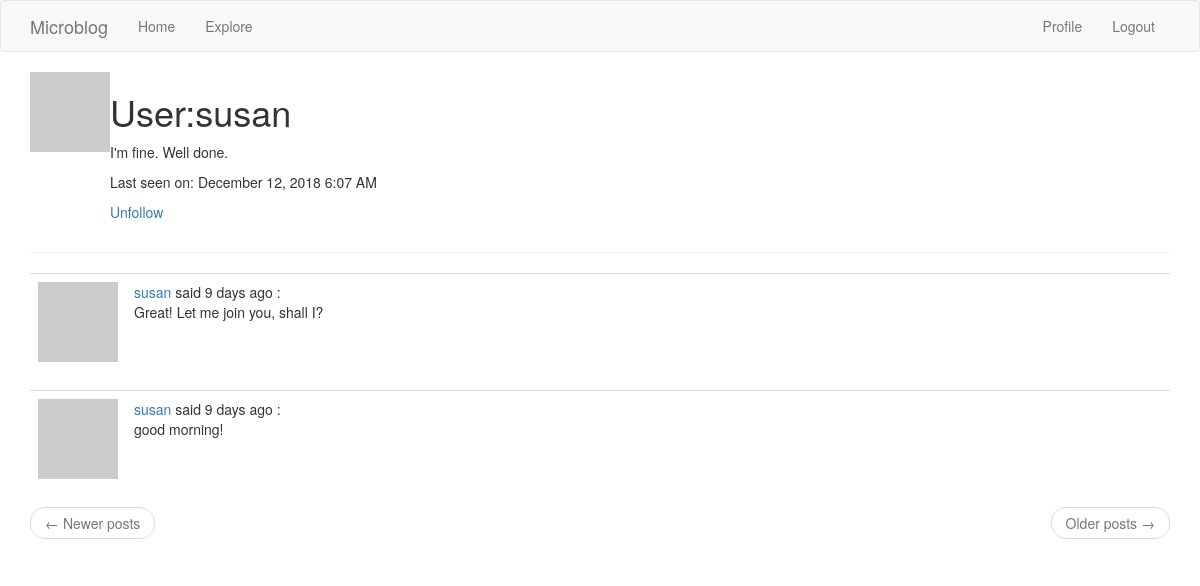
Screenshot of /user/susan (signed in) with the database file from the repository.
### app/models.py (models this page shows, shortened)
class PaginatedAPIMixin(object):
    @staticmethod
    def to_collection_dict(query, page, per_page, endpoint, **kwargs):
        resources = query.paginate(page, per_page, False)
        data = {
            'items': [item.to_dict() for item in resources.items],
            '_meta':{
                'page': page,
                'per_page': per_page,
                'total_pages': resources.pages,
                'total_items': resources.total
            },
            '_link': {
                'self': url_for(endpoint, page=page, per_page=per_page,
                                **kwargs),
                'next': url_for(endpoint, page=page + 1, per_page=per_page,
                                **kwargs) if resources.has_next else None,
                'prev': url_for(endpoint, page=page - 1, per_page=per_page,
                                **kwargs) if resources.has_prev else None
            }
        }
        return data

class User(PaginatedAPIMixin, UserMixin, db.Model):
    id = db.Column(db.Integer, primary_key=True)
    username = db.Column(db.String(64), index=True, unique=True)
    email = db.Column(db.String(120), index=True, unique=True)
    password_hash = db.Column(db.String(128))
    posts = db.relationship('Post', backref='author', lazy='dynamic')
    about_me = db.Column(db.String(140))
    last_seen = db.Column(db.DateTime, default=datetime.utcnow)
    followed = db.relationship(
        'User', secondary=followers,
        primaryjoin=(followers.c.follower_id == id),
        secondaryjoin=(followers.c.followed_id == id),
        backref=db.backref('followers', lazy='dynamic'), lazy='dynamic')
    def avatar(self, size):
        digest = md5(self.email.lower().encode('utf-8')).hexdigest()
        return 'https://www.gravatar.com/avatar/{}?d=identicon&s={}'.format(digest, size)
    def is_following(self, user):
        return self.followed.filter(
            followers.c.followed_id == user.id
        ).count() > 0

class Post(db.Model):
    __searchable__ = ['body']
    id = db.Column(db.Integer, primary_key=True)
    body = db.Column(db.String(150))
    timestamp = db.Column(db.DateTime, index=True, default=datetime.utcnow)
    user_id = db.Column(db.Integer, db.ForeignKey('user.id'))
    language = db.Column(db.String(5))

### app/main/routes.py (the view)
@bp.route('/user/<username>')
@login_required
def user(username):
    user = User.query.filter_by(username=username).first_or_404()
    page = request.args.get('page', 1, type=int)
    posts = user.posts.order_by(Post.timestamp.desc()).paginate(
        page, current_app.config['POSTS_PER_PAGE'], False)
    next_url = url_for('main.user', username=user.username, page=posts.next_num) \
        if posts.has_next else None
    prev_url = url_for('main.user', username=user.username, page=posts.prev_num) \
        if posts.has_prev else None
    return render_template('user.html', user=user, posts=posts.items,
                           next_url=next_url, prev_url=prev_url)

### app/main/routes.py (called while the page is built)
@bp.before_request
def before_request():
    if current_user.is_authenticated:
        current_user.last_seen = datetime.utcnow()
        db.session.add(current_user) # which is not necessary cause current user is already there
        db.session.commit()
    g.locale = str(get_locale())

### app/models.py (called while the page is built)
@login.user_loader
def load_user(id):
    return User.query.get(int(id))

    @classmethod
    def before_commit(cls, session):
        session._changes = {
            'add': list(session.new),
            'update': list(session.dirty),
            'delete': list(session.deleted)
        }

    @classmethod
    def after_commit(cls, session):
        for obj in session._changes['add']:
            if isinstance(obj, SearchableMixin):
                add_to_index(obj.__tablename__, obj)
        for obj in session._changes['update']:
            if isinstance(obj, SearchableMixin):
                add_to_index(obj.__tablename__, obj)
        for obj in session._changes['delete']:
            if isinstance(obj, SearchableMixin):
                remove_from_index(obj.__tablename__, obj)
        session._changes = None

### app/templates/user.html
{% extends "base.html" %}
{% block app_content %}
    <table>
        <tr valign="top">
            <td><img src="{{ user.avatar(128) }}"></td>
            <td>
                <h1>User:{{ user.username }}</h1>
                {% if user.about_me %}
                    <p>{{ user.about_me }}</p>
                {% endif %}
                {% if user.last_seen %}
                    <p>Last seen on: {{ moment(user.last_seen).format('LLL') }}</p>
                {% endif %}
                {% if user == current_user %}
                    <p><a href="{{ url_for('main.edit_profile') }}">Edit your profile</a></p>
                {% elif not current_user.is_following(user) %}
                    <p><a href="{{ url_for('main.follow', username=user.username) }}">Follow</a></p>
                {% else %}
                    <p><a href="{{ url_for('main.unfollow', username=user.username) }}">Unfollow</a></p>
                {% endif %}
            </td>
        </tr>
    </table>
    <hr>
    {% for post in posts %}
       {% include '_post.html' %}
    {% endfor %}
    <nav aria-label="...">
        <ul class="pager">
            <li class="previous{% if not prev_url %} disabled{% endif %}">
                <a href="{{ prev_url or '#' }}">
                    <span aria-hidden="true">&larr;</span> Newer posts
                </a>
            </li>
            <li class="next{% if not next_url %} disabled{% endif %}">
                <a href="{{ next_url or '#' }}">
                    Older posts <span aria-hidden="true">&rarr;</span>
                </a>
            </li>
        </ul>
    </nav>
{% endblock %}

### app/templates/_post.html (shortened to what this page needs)
    <table class="table table-hover">
        <tr valign="top">
            <td width="70px"><img src="{{ post.author.avatar(70) }}"></td>
            <td>
                {{ _('%(username)s said %(when)s',
                username=user_link, when=moment(post.timestamp).fromNow()) }} :
                <br>{{ post.body }}
            </td>
        </tr>
    </table>

### rows the page displays
User: username "susan", about_me "I'm fine. Well done.", last_seen "December 12, 2018 6:07 AM"
Post: body "Great! Let me join you, shall I?"
Post: body "good morning!"
